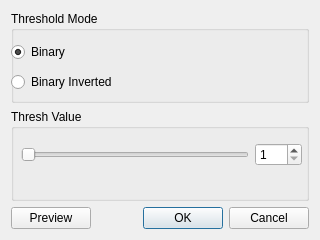
<?xml version="1.0" encoding="UTF-8"?>
<ui version="4.0">
 <class>ThresholdDialog</class>
 <widget class="QDialog" name="ThresholdDialog">
  <property name="geometry">
   <rect>
    <x>0</x>
    <y>0</y>
    <width>320</width>
    <height>240</height>
   </rect>
  </property>
  <property name="windowTitle">
   <string>Threshold</string>
  </property>
  <layout class="QGridLayout" name="gridLayout">
   <item row="0" column="0" colspan="2">
    <layout class="QVBoxLayout" name="verticalLayout">
     <item>
      <widget class="QGroupBox" name="groupBox">
       <property name="title">
        <string>Threshold Mode</string>
       </property>
       <widget class="QRadioButton" name="binaryInvButton">
        <property name="geometry">
         <rect>
          <x>0</x>
          <y>60</y>
          <width>131</width>
          <height>22</height>
         </rect>
        </property>
        <property name="text">
         <string>Binary Inverted</string>
        </property>
       </widget>
       <widget class="QRadioButton" name="binaryButton">
        <property name="geometry">
         <rect>
          <x>0</x>
          <y>30</y>
          <width>109</width>
          <height>22</height>
         </rect>
        </property>
        <property name="text">
         <string>Binary</string>
        </property>
        <property name="checked">
         <bool>true</bool>
        </property>
       </widget>
      </widget>
     </item>
     <item>
      <widget class="QGroupBox" name="groupBox_2">
       <property name="title">
        <string>Thresh Value</string>
       </property>
       <widget class="QWidget" name="layoutWidget">
        <property name="geometry">
         <rect>
          <x>10</x>
          <y>30</y>
          <width>281</width>
          <height>31</height>
         </rect>
        </property>
        <layout class="QHBoxLayout" name="horizontalLayout">
         <item>
          <widget class="QSlider" name="threshSlider">
           <property name="minimum">
            <number>1</number>
           </property>
           <property name="maximum">
            <number>256</number>
           </property>
           <property name="orientation">
            <enum>Qt::Horizontal</enum>
           </property>
          </widget>
         </item>
         <item>
          <widget class="QSpinBox" name="threshBox">
           <property name="minimum">
            <number>1</number>
           </property>
           <property name="maximum">
            <number>256</number>
           </property>
          </widget>
         </item>
        </layout>
       </widget>
      </widget>
     </item>
    </layout>
   </item>
   <item row="1" column="1">
    <widget class="QDialogButtonBox" name="buttonBox">
     <property name="orientation">
      <enum>Qt::Horizontal</enum>
     </property>
     <property name="standardButtons">
      <set>QDialogButtonBox::Cancel|QDialogButtonBox::Ok</set>
     </property>
    </widget>
   </item>
   <item row="1" column="0">
    <widget class="QPushButton" name="previewButton">
     <property name="text">
      <string>Preview</string>
     </property>
    </widget>
   </item>
  </layout>
 </widget>
 <resources/>
 <connections>
  <connection>
   <sender>buttonBox</sender>
   <signal>accepted()</signal>
   <receiver>ThresholdDialog</receiver>
   <slot>accept()</slot>
   <hints>
    <hint type="sourcelabel">
     <x>248</x>
     <y>254</y>
    </hint>
    <hint type="destinationlabel">
     <x>157</x>
     <y>274</y>
    </hint>
   </hints>
  </connection>
  <connection>
   <sender>buttonBox</sender>
   <signal>rejected()</signal>
   <receiver>ThresholdDialog</receiver>
   <slot>reject()</slot>
   <hints>
    <hint type="sourcelabel">
     <x>316</x>
     <y>260</y>
    </hint>
    <hint type="destinationlabel">
     <x>286</x>
     <y>274</y>
    </hint>
   </hints>
  </connection>
  <connection>
   <sender>threshSlider</sender>
   <signal>valueChanged(int)</signal>
   <receiver>threshBox</receiver>
   <slot>setValue(int)</slot>
   <hints>
    <hint type="sourcelabel">
     <x>130</x>
     <y>146</y>
    </hint>
    <hint type="destinationlabel">
     <x>287</x>
     <y>146</y>
    </hint>
   </hints>
  </connection>
  <connection>
   <sender>threshBox</sender>
   <signal>valueChanged(int)</signal>
   <receiver>threshSlider</receiver>
   <slot>setValue(int)</slot>
   <hints>
    <hint type="sourcelabel">
     <x>265</x>
     <y>154</y>
    </hint>
    <hint type="destinationlabel">
     <x>225</x>
     <y>154</y>
    </hint>
   </hints>
  </connection>
 </connections>
</ui>
